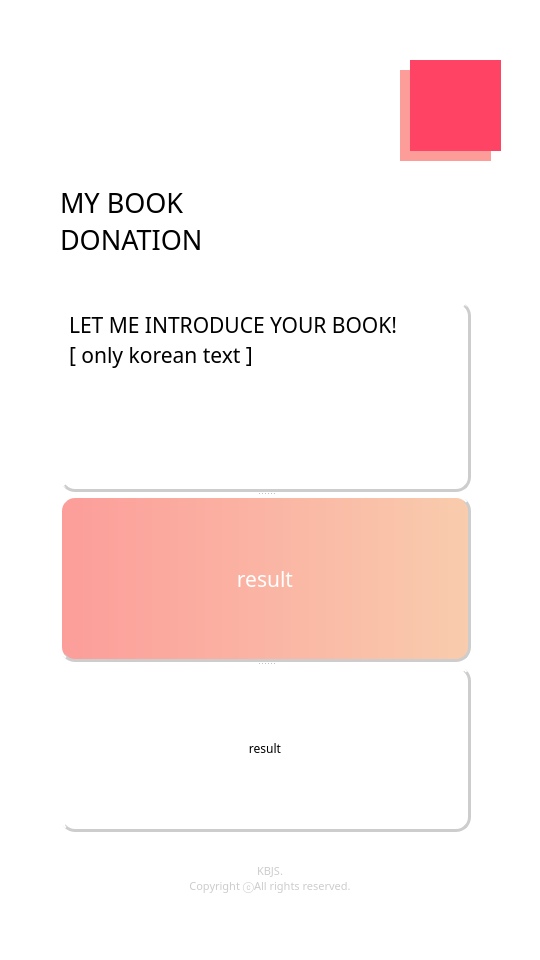
<?xml version="1.0" encoding="UTF-8"?>
<ui version="4.0">
 <class>Form</class>
 <widget class="QWidget" name="Form">
  <property name="geometry">
   <rect>
    <x>0</x>
    <y>0</y>
    <width>540</width>
    <height>960</height>
   </rect>
  </property>
  <property name="sizePolicy">
   <sizepolicy hsizetype="Fixed" vsizetype="Fixed">
    <horstretch>0</horstretch>
    <verstretch>0</verstretch>
   </sizepolicy>
  </property>
  <property name="windowTitle">
   <string>Form</string>
  </property>
  <property name="styleSheet">
   <string notr="true">background-color: rgb(255, 255, 255);</string>
  </property>
  <widget class="QLabel" name="MainText">
   <property name="geometry">
    <rect>
     <x>60</x>
     <y>160</y>
     <width>211</width>
     <height>121</height>
    </rect>
   </property>
   <property name="font">
    <font>
     <family>Yummo Bold</family>
     <pointsize>20</pointsize>
     <stylestrategy>PreferAntialias</stylestrategy>
    </font>
   </property>
   <property name="styleSheet">
    <string notr="true"/>
   </property>
   <property name="text">
    <string>MY BOOK
DONATION</string>
   </property>
   <property name="alignment">
    <set>Qt::AlignLeading|Qt::AlignLeft|Qt::AlignVCenter</set>
   </property>
   <property name="margin">
    <number>0</number>
   </property>
  </widget>
  <widget class="QSplitter" name="splitter_2">
   <property name="geometry">
    <rect>
     <x>0</x>
     <y>860</y>
     <width>540</width>
     <height>37</height>
    </rect>
   </property>
   <property name="sizePolicy">
    <sizepolicy hsizetype="Expanding" vsizetype="Expanding">
     <horstretch>0</horstretch>
     <verstretch>0</verstretch>
    </sizepolicy>
   </property>
   <property name="minimumSize">
    <size>
     <width>540</width>
     <height>0</height>
    </size>
   </property>
   <property name="maximumSize">
    <size>
     <width>16777215</width>
     <height>16777215</height>
    </size>
   </property>
   <property name="orientation">
    <enum>Qt::Vertical</enum>
   </property>
   <widget class="QLabel" name="Copyright">
    <property name="sizePolicy">
     <sizepolicy hsizetype="Maximum" vsizetype="Preferred">
      <horstretch>0</horstretch>
      <verstretch>0</verstretch>
     </sizepolicy>
    </property>
    <property name="minimumSize">
     <size>
      <width>0</width>
      <height>31</height>
     </size>
    </property>
    <property name="maximumSize">
     <size>
      <width>16777215</width>
      <height>16777215</height>
     </size>
    </property>
    <property name="font">
     <font>
      <family>Yummo</family>
      <pointsize>8</pointsize>
     </font>
    </property>
    <property name="styleSheet">
     <string notr="true">color: rgb(204, 204, 204);</string>
    </property>
    <property name="frameShadow">
     <enum>QFrame::Plain</enum>
    </property>
    <property name="text">
     <string>KBJS.
Copyright ⓒAll rights reserved.</string>
    </property>
    <property name="scaledContents">
     <bool>false</bool>
    </property>
    <property name="alignment">
     <set>Qt::AlignCenter</set>
    </property>
   </widget>
  </widget>
  <widget class="QSplitter" name="splitter">
   <property name="geometry">
    <rect>
     <x>60</x>
     <y>301</y>
     <width>411</width>
     <height>531</height>
    </rect>
   </property>
   <property name="orientation">
    <enum>Qt::Vertical</enum>
   </property>
   <widget class="QTextEdit" name="InputText">
    <property name="sizePolicy">
     <sizepolicy hsizetype="Preferred" vsizetype="Fixed">
      <horstretch>0</horstretch>
      <verstretch>0</verstretch>
     </sizepolicy>
    </property>
    <property name="minimumSize">
     <size>
      <width>0</width>
      <height>166</height>
     </size>
    </property>
    <property name="maximumSize">
     <size>
      <width>16777215</width>
      <height>300</height>
     </size>
    </property>
    <property name="font">
     <font>
      <family>궁서체</family>
     </font>
    </property>
    <property name="focusPolicy">
     <enum>Qt::ClickFocus</enum>
    </property>
    <property name="acceptDrops">
     <bool>true</bool>
    </property>
    <property name="styleSheet">
     <string notr="true">border-style: outset;
border-top-width: 1px;
border-left-width: 1px;
border-right-width: 3px;
border-bottom-width: 3px;
border-radius: 15px;
border-color: rgb(205, 205, 205);
color: black;
padding: 4px;</string>
    </property>
    <property name="frameShape">
     <enum>QFrame::NoFrame</enum>
    </property>
    <property name="frameShadow">
     <enum>QFrame::Raised</enum>
    </property>
    <property name="lineWidth">
     <number>0</number>
    </property>
    <property name="midLineWidth">
     <number>0</number>
    </property>
    <property name="html">
     <string>&lt;!DOCTYPE HTML PUBLIC &quot;-//W3C//DTD HTML 4.0//EN&quot; &quot;http://www.w3.org/TR/REC-html40/strict.dtd&quot;&gt;
&lt;html&gt;&lt;head&gt;&lt;meta name=&quot;qrichtext&quot; content=&quot;1&quot; /&gt;&lt;style type=&quot;text/css&quot;&gt;
p, li { white-space: pre-wrap; }
&lt;/style&gt;&lt;/head&gt;&lt;body style=&quot; font-family:'궁서체'; font-size:9pt; font-weight:400; font-style:normal;&quot;&gt;
&lt;p style=&quot; margin-top:0px; margin-bottom:0px; margin-left:0px; margin-right:0px; -qt-block-indent:0; text-indent:0px;&quot;&gt;&lt;span style=&quot; font-family:'Yummo'; font-size:16pt;&quot;&gt;LET ME INTRODUCE YOUR BOOK!&lt;/span&gt;&lt;/p&gt;
&lt;p style=&quot; margin-top:0px; margin-bottom:0px; margin-left:0px; margin-right:0px; -qt-block-indent:0; text-indent:0px;&quot;&gt;&lt;span style=&quot; font-family:'Yummo'; font-size:16pt;&quot;&gt;[ only korean text ]&lt;/span&gt;&lt;/p&gt;&lt;/body&gt;&lt;/html&gt;</string>
    </property>
   </widget>
   <widget class="QLabel" name="Result">
    <property name="sizePolicy">
     <sizepolicy hsizetype="Preferred" vsizetype="Fixed">
      <horstretch>0</horstretch>
      <verstretch>0</verstretch>
     </sizepolicy>
    </property>
    <property name="minimumSize">
     <size>
      <width>0</width>
      <height>166</height>
     </size>
    </property>
    <property name="maximumSize">
     <size>
      <width>16777215</width>
      <height>300</height>
     </size>
    </property>
    <property name="font">
     <font>
      <family>Yummo</family>
      <pointsize>16</pointsize>
     </font>
    </property>
    <property name="styleSheet">
     <string notr="true">border-style: outset;
border-top-width: 2px;
border-left-width: 2px;
border-right-width: 3px;
border-bottom-width: 3px;
border-radius: 15px;
border-color: rgb(205, 205, 205);
padding: 4px;
color: white;
background-color: qlineargradient(spread:pad, x1:0, y1:0, x2:1, y2:0, stop:0 rgba(252, 157, 154, 255), stop:1 rgba(249, 204, 173, 255));</string>
    </property>
    <property name="text">
     <string>result</string>
    </property>
    <property name="alignment">
     <set>Qt::AlignCenter</set>
    </property>
   </widget>
   <widget class="QLabel" name="History">
    <property name="sizePolicy">
     <sizepolicy hsizetype="Preferred" vsizetype="Fixed">
      <horstretch>0</horstretch>
      <verstretch>0</verstretch>
     </sizepolicy>
    </property>
    <property name="minimumSize">
     <size>
      <width>0</width>
      <height>166</height>
     </size>
    </property>
    <property name="maximumSize">
     <size>
      <width>16777215</width>
      <height>300</height>
     </size>
    </property>
    <property name="font">
     <font>
      <family>Yummo</family>
     </font>
    </property>
    <property name="styleSheet">
     <string notr="true">border-style: outset;
border-top-width: 2px;
border-left-width: 2px;
border-right-width: 3px;
border-bottom-width: 3px;
border-radius: 15px;
border-color: rgb(205, 205, 205);
color: black;
padding: 4px;</string>
    </property>
    <property name="text">
     <string>result</string>
    </property>
    <property name="alignment">
     <set>Qt::AlignCenter</set>
    </property>
   </widget>
  </widget>
  <widget class="QPushButton" name="reset_1">
   <property name="geometry">
    <rect>
     <x>410</x>
     <y>60</y>
     <width>91</width>
     <height>91</height>
    </rect>
   </property>
   <property name="styleSheet">
    <string notr="true">background-color: rgb(254, 67, 101);
border-style:none;</string>
   </property>
   <property name="text">
    <string/>
   </property>
  </widget>
  <widget class="QPushButton" name="reset_2">
   <property name="geometry">
    <rect>
     <x>400</x>
     <y>70</y>
     <width>91</width>
     <height>91</height>
    </rect>
   </property>
   <property name="styleSheet">
    <string notr="true">background-color: rgb(252, 157, 154);
border-style:none;</string>
   </property>
   <property name="text">
    <string/>
   </property>
  </widget>
  <zorder>reset_2</zorder>
  <zorder>MainText</zorder>
  <zorder>splitter_2</zorder>
  <zorder>splitter</zorder>
  <zorder>reset_1</zorder>
 </widget>
 <resources/>
 <connections/>
</ui>
